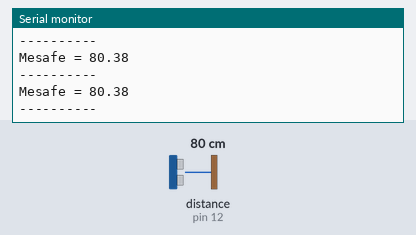
Bench run of a sketch on a simulated Arduino Uno, built with avr-gcc and run on an emulated ATmega328P. Shown: the last lines printed to the serial monitor. Wiring (inferred from the names in the program): ultrasonic range finder: trigger pin 13; echo pin 12. The test bench sets the inputs (shaded band); at power-on: distance to the obstacle (sensor on pin 12) 80 cm. The echo pulse lasts 58.3 µs per cm.

Above: at 1.2 s.
1.3 s: distance to the obstacle (sensor on pin 12) set to 2 cm
At 2.0 s:
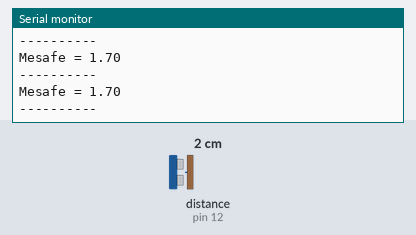
2.8 s: distance to the obstacle (sensor on pin 12) set to 4 cm
At 3.3 s:
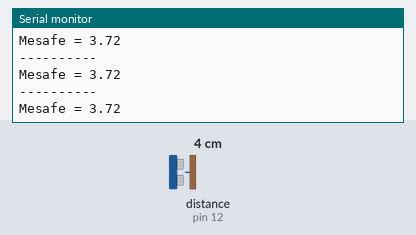
4.3 s: distance to the obstacle (sensor on pin 12) set to 299 cm
At 4.33 s:
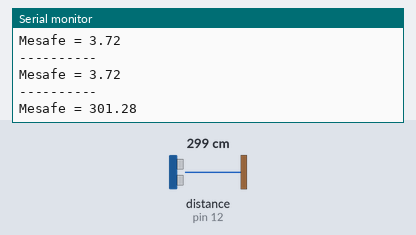
Timing chart, 0 to 7.3 s (numbered marks = the images above; inputs shaded):
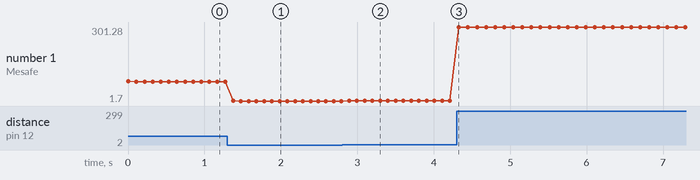

Measured:
- after the input at 1.3 s, the serial monitor: prints a new line after 0.08 s (image 1)
- after the input at 2.8 s, the serial monitor: prints a new line after 0.09 s (image 2)
- after the input at 4.3 s, the serial monitor: prints a new line at once (image 3)
- plotted number 1: 80.38 → 1.7 after the input at 1.3 s, 1.7 → 3.72 after the input at 2.8 s, 3.72 → 301.26 after the input at 4.3 s

The sketch:

mesafe.ino
```cpp
//IEEE Giresun SB Arduino Atölyesi
int trigger = 13;     //13.pin ismi için trigger etiketi atanıyor
int echo = 12;        //12.pin için echo etiketi atanıyor
float mesafe, zaman;    //mesafe ve zamanı tutmak için kullanılacak değişkenler
void setup() {
  Serial.begin(9600);   //Seri haberleşme başlatılıyor
  pinMode(trigger, OUTPUT);     //trigger çıkış
  pinMode(echo, INPUT);         //echo pini giriş
}

void loop() {
  digitalWrite(trigger, HIGH);    //trigger tetikleniyor
  delayMicroseconds(10);          //10 us bekleniyor
  digitalWrite(trigger, LOW);     //trigger tetiği geri çekiliyor
  zaman = pulseIn(echo, HIGH);    //pulseIn ile echo HIGH olana kadar geçen süre zaman'a atanıyor
  zaman = zaman /2;
  mesafe = zaman / 28.9;
  //Ölçülen mesafe ekrana yazdırılıyor
  Serial.print("Mesafe = ");
  Serial.println(mesafe);
  Serial.println("----------");
  delay(100);
}
```
